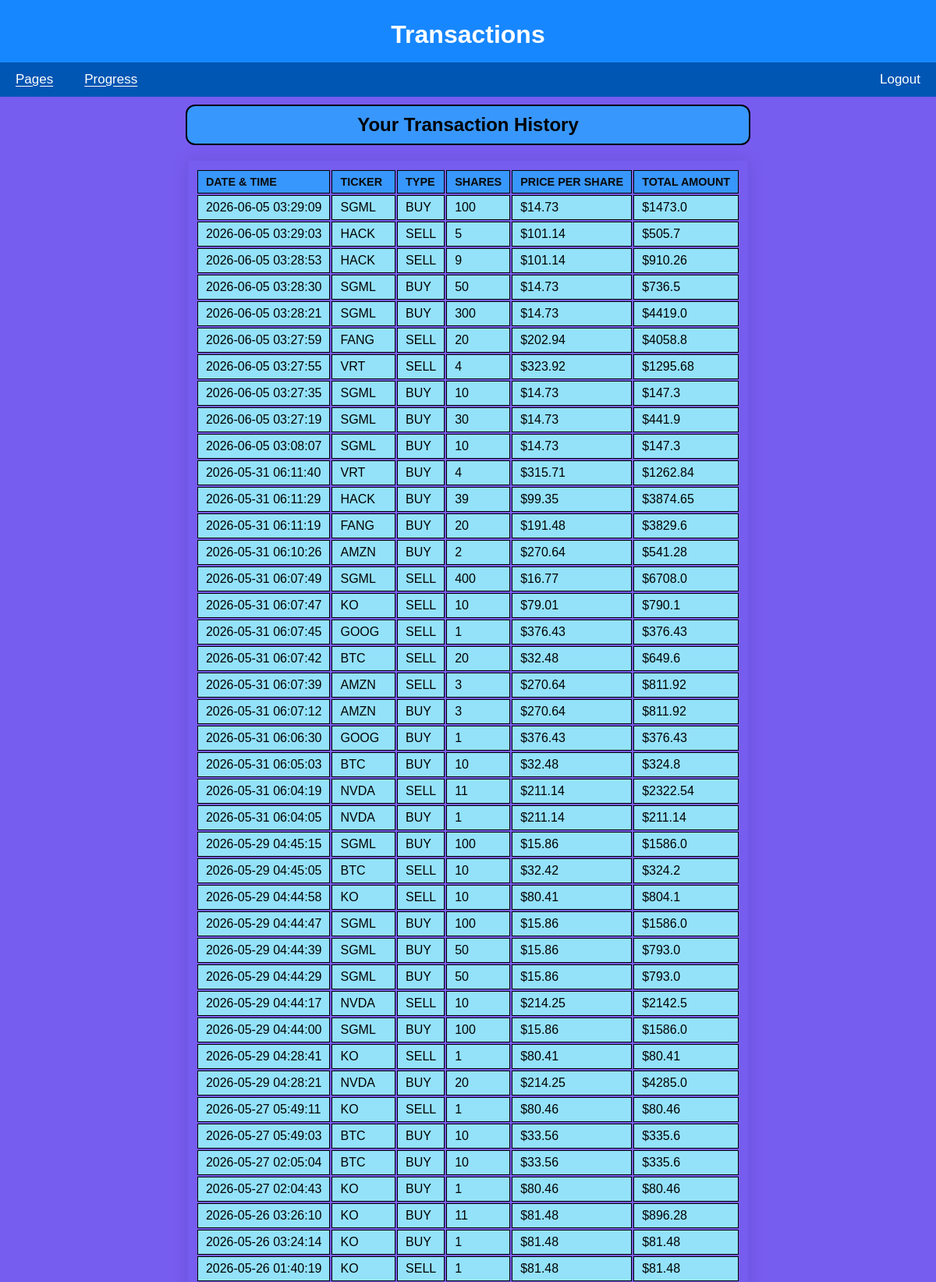
The page /transactions (signed in, upper part) on the database its author committed.
### tables this page shows
CREATE TABLE Transactions (
    id INTEGER PRIMARY KEY AUTOINCREMENT,
    user_id INTEGER NOT NULL,
    ticker TEXT NOT NULL,
    transaction_type TEXT CHECK(transaction_type IN ('BUY', 'SELL')),
    shares INTEGER NOT NULL,
    price_per_share REAL NOT NULL,
    total_amount REAL NOT NULL,
    timestamp TIMESTAMP DEFAULT CURRENT_TIMESTAMP,
    FOREIGN KEY (user_id) REFERENCES Users(id) ON DELETE CASCADE
);

### app.py (the view)
@app.route('/transactions')
@login_required
def transactions():
    try:
        with get_db_connection() as conn:
            cursor = conn.cursor()
            cursor.execute("""
                           SELECT t.id,
                                  t.ticker,
                                  t.transaction_type,
                                  t.shares,
                                  t.price_per_share,
                                  t.total_amount,
                                  t.timestamp,
                                  t.user_id
                           FROM Transactions t
                           WHERE t.user_id = ?
                           ORDER BY t.timestamp DESC
                           """, (current_user.id,))
            transactions = cursor.fetchall()
        return render_template('transactions.html',
                               transactions=transactions,
                               username=current_user.username)
    except Exception as e:
        print(f"Transactions error: {e}")
        flash('Error loading transaction history.', 'error')
        return redirect(url_for('dashboard'))

### app.py (called while the page is built)
@login_manager.user_loader
def load_user(user_id):
    try:
        with get_db_connection() as conn:
            cursor = conn.cursor()
            cursor.execute(
                'SELECT id, username FROM users WHERE id = ?',
                (user_id,)
            )
            user = cursor.fetchone()  # get the first record from query result
        if user:
            return User(id=user['id'], username=user['username'])
        return None
    except Exception as e:
        print(f"Error loading user {user_id}: {e}")  # Replace with proper logging later
        return None

@contextmanager
def get_db_connection():
    conn = sqlite3.connect('database.db')
    conn.row_factory = sqlite3.Row  # Allows accessing columns by name
    try:
        yield conn  # keep connection open while actively accessing db
    finally:  # when finished
        conn.close()

### templates/transactions.html (shortened to what this page needs)
{% extends 'base.html' %}
{% block heading %}Transactions{% endblock %}
{% block content %}
<h2 class="transactions">Your Transaction History</h2>
{% if transactions %}
    <thead class="table-light">
        <table>
        <tr>
            <th>Date & Time</th>
            <th>Ticker</th>
            <th>Type</th>
            <th class="text-end">Shares</th>
            <th class="text-end">Price per Share</th>
            <th class="text-end">Total Amount</th>
            </tr>
</thead>
<tbody>
    {% for tx in transactions %}
    <tr>
        <td>{{ tx.timestamp }}</td>
        <td>{{ tx.ticker }}</td>
        <td>{{ tx.transaction_type }}</td>
        <td class="text-end">{{ tx.shares }}</td>
        <td class="text-end"> ${{ tx.price_per_share | round(2) }}</td>
        <td class="text-end"> ${{ tx.total_amount | round(2) }}
        </td>
    </tr>
    {% endfor %}
</tbody>
{% endif%}
{% endblock %}

### static/styles.css (style rules this page uses)
body { font-family: Arial, sans-serif; margin: 10px; padding: 0; background-color: #775cf0; color:black; }
h2.transactions { text-align: center; background-color: #3897fc; border: 2px solid black; max-width: 700px; margin: 20px auto; padding: 10px; border-radius: 12px; }
td, th { vertical-align: top; }
td { vertical-align: top; background-color: #93e2fa; }
table { max-width: 1500px; margin: 15px auto; padding: 10px; border-radius: 1px; box-shadow: 0 0 25px rgba(0,0,0, 0.1); align-content: center; }
table th, table td, table tr { border: 1.5px solid #000000; padding: 6px 10px; text-align: left; }
table th { background-color: #3897fc; color: #0a0a0a; font-weight: bold; text-transform: uppercase; font-size: 0.9em; }

### rows shown on the page
Transactions: timestamp "2026-06-05 03:29:09", ticker "SGML", transaction_type "BUY", shares "100", price_per_share "14.73", total_amount "1473.0"
Transactions: timestamp "2026-06-05 03:29:03", ticker "HACK", transaction_type "SELL", shares "5", price_per_share "101.14", total_amount "505.7"
Transactions: timestamp "2026-06-05 03:28:53", ticker "HACK", transaction_type "SELL", shares "9", price_per_share "101.14", total_amount "910.26"
Transactions: timestamp "2026-06-05 03:28:30", ticker "SGML", transaction_type "BUY", shares "50", price_per_share "14.73", total_amount "736.5"
Transactions: timestamp "2026-06-05 03:28:21", ticker "SGML", transaction_type "BUY", shares "300", price_per_share "14.73", total_amount "4419.0"
Transactions: timestamp "2026-06-05 03:27:59", ticker "FANG", transaction_type "SELL", shares "20", price_per_share "202.94", total_amount "4058.8"
Transactions: timestamp "2026-06-05 03:27:55", ticker "VRT", transaction_type "SELL", shares "4", price_per_share "323.92", total_amount "1295.68"
Transactions: timestamp "2026-06-05 03:27:35", ticker "SGML", transaction_type "BUY", shares "10", price_per_share "14.73", total_amount "147.3"
Transactions: timestamp "2026-06-05 03:27:19", ticker "SGML", transaction_type "BUY", shares "30", price_per_share "14.73", total_amount "441.9"
Transactions: timestamp "2026-06-05 03:08:07", ticker "SGML", transaction_type "BUY", shares "10", price_per_share "14.73", total_amount "147.3"
Transactions: timestamp "2026-05-31 06:11:40", ticker "VRT", transaction_type "BUY", shares "4", price_per_share "315.71", total_amount "1262.84"
Transactions: timestamp "2026-05-31 06:11:29", ticker "HACK", transaction_type "BUY", shares "39", price_per_share "99.35", total_amount "3874.65"
Transactions: timestamp "2026-05-31 06:11:19", ticker "FANG", transaction_type "BUY", shares "20", price_per_share "191.48", total_amount "3829.6"
Transactions: timestamp "2026-05-31 06:10:26", ticker "AMZN", transaction_type "BUY", shares "2", price_per_share "270.64", total_amount "541.28"
Transactions: timestamp "2026-05-31 06:07:49", ticker "SGML", transaction_type "SELL", shares "400", price_per_share "16.77", total_amount "6708.0"
Transactions: timestamp "2026-05-31 06:07:47", ticker "KO", transaction_type "SELL", shares "10", price_per_share "79.01", total_amount "790.1"
Transactions: timestamp "2026-05-31 06:07:45", ticker "GOOG", transaction_type "SELL", shares "1", price_per_share "376.43", total_amount "376.43"
Transactions: timestamp "2026-05-31 06:07:42", ticker "BTC", transaction_type "SELL", shares "20", price_per_share "32.48", total_amount "649.6"
Transactions: timestamp "2026-05-31 06:07:39", ticker "AMZN", transaction_type "SELL", shares "3", price_per_share "270.64", total_amount "811.92"
Transactions: timestamp "2026-05-31 06:07:12", ticker "AMZN", transaction_type "BUY", shares "3", price_per_share "270.64", total_amount "811.92"
Transactions: timestamp "2026-05-31 06:06:30", ticker "GOOG", transaction_type "BUY", shares "1", price_per_share "376.43", total_amount "376.43"
Transactions: timestamp "2026-05-31 06:05:03", ticker "BTC", transaction_type "BUY", shares "10", price_per_share "32.48", total_amount "324.8"
Transactions: timestamp "2026-05-31 06:04:19", ticker "NVDA", transaction_type "SELL", shares "11", price_per_share "211.14", total_amount "2322.54"
Transactions: timestamp "2026-05-31 06:04:05", ticker "NVDA", transaction_type "BUY", shares "1", price_per_share "211.14", total_amount "211.14"
Transactions: timestamp "2026-05-29 04:45:15", ticker "SGML", transaction_type "BUY", shares "100", price_per_share "15.86", total_amount "1586.0"
Transactions: timestamp "2026-05-29 04:45:05", ticker "BTC", transaction_type "SELL", shares "10", price_per_share "32.42", total_amount "324.2"
Transactions: timestamp "2026-05-29 04:44:58", ticker "KO", transaction_type "SELL", shares "10", price_per_share "80.41", total_amount "804.1"
Transactions: timestamp "2026-05-29 04:44:47", ticker "SGML", transaction_type "BUY", shares "100", price_per_share "15.86", total_amount "1586.0"
Transactions: timestamp "2026-05-29 04:44:39", ticker "SGML", transaction_type "BUY", shares "50", price_per_share "15.86", total_amount "793.0"
Transactions: timestamp "2026-05-29 04:44:29", ticker "SGML", transaction_type "BUY", shares "50", price_per_share "15.86", total_amount "793.0"
Transactions: timestamp "2026-05-29 04:44:17", ticker "NVDA", transaction_type "SELL", shares "10", price_per_share "214.25", total_amount "2142.5"
Transactions: timestamp "2026-05-29 04:44:00", ticker "SGML", transaction_type "BUY", shares "100", price_per_share "15.86", total_amount "1586.0"
Transactions: timestamp "2026-05-29 04:28:41", ticker "KO", transaction_type "SELL", shares "1", price_per_share "80.41", total_amount "80.41"
Transactions: timestamp "2026-05-29 04:28:21", ticker "NVDA", transaction_type "BUY", shares "20", price_per_share "214.25", total_amount "4285.0"
Transactions: timestamp "2026-05-27 05:49:11", ticker "KO", transaction_type "SELL", shares "1", price_per_share "80.46", total_amount "80.46"
Transactions: timestamp "2026-05-27 05:49:03", ticker "BTC", transaction_type "BUY", shares "10", price_per_share "33.56", total_amount "335.6"
Transactions: timestamp "2026-05-27 02:05:04", ticker "BTC", transaction_type "BUY", shares "10", price_per_share "33.56", total_amount "335.6"
Transactions: timestamp "2026-05-27 02:04:43", ticker "KO", transaction_type "BUY", shares "1", price_per_share "80.46", total_amount "80.46"
Transactions: timestamp "2026-05-26 03:26:10", ticker "KO", transaction_type "BUY", shares "11", price_per_share "81.48", total_amount "896.28"
Transactions: timestamp "2026-05-26 03:24:14", ticker "KO", transaction_type "BUY", shares "1", price_per_share "81.48", total_amount "81.48"
Transactions: timestamp "2026-05-26 01:40:19", ticker "KO", transaction_type "SELL", shares "1", price_per_share "81.48", total_amount "81.48"
